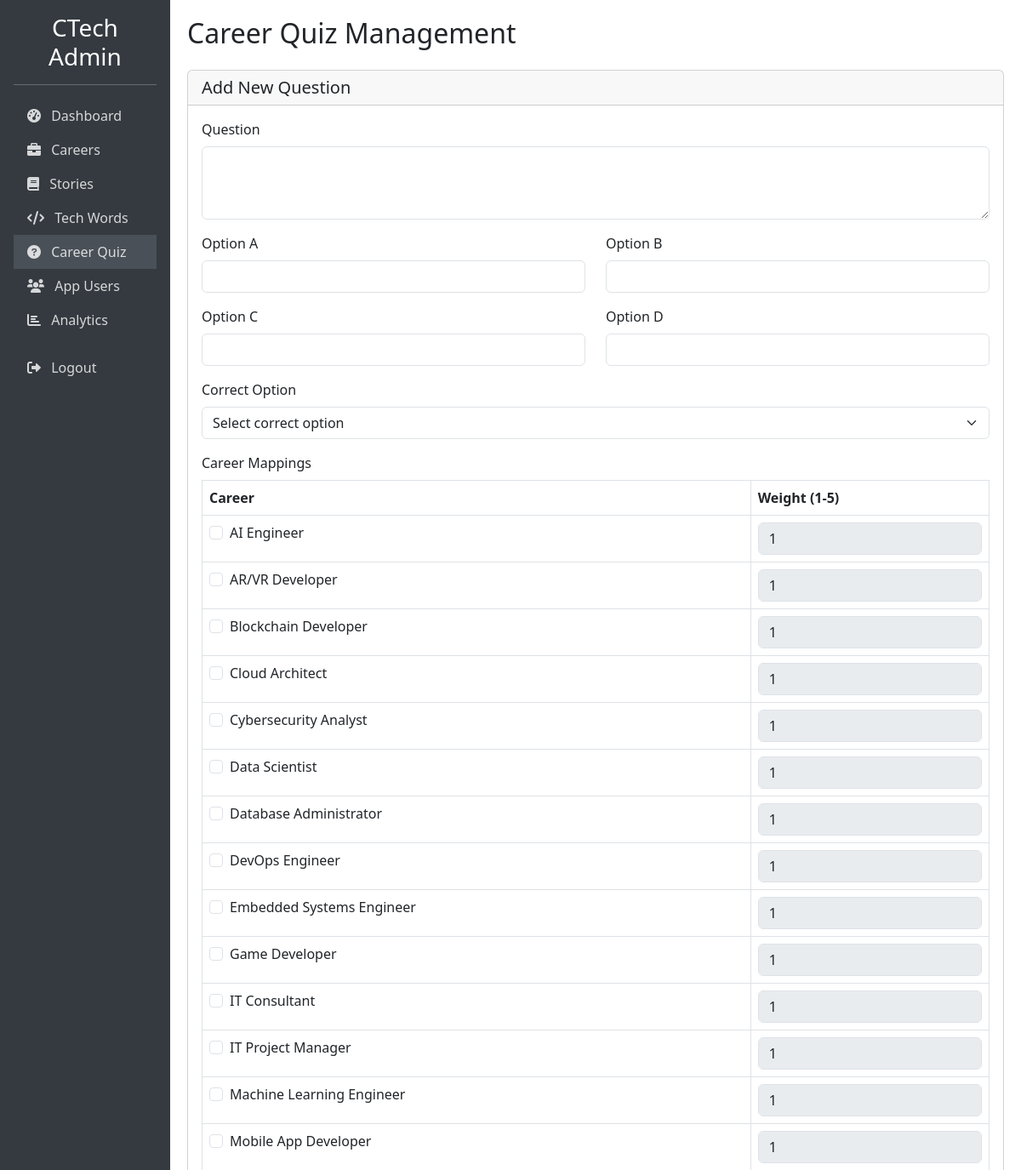
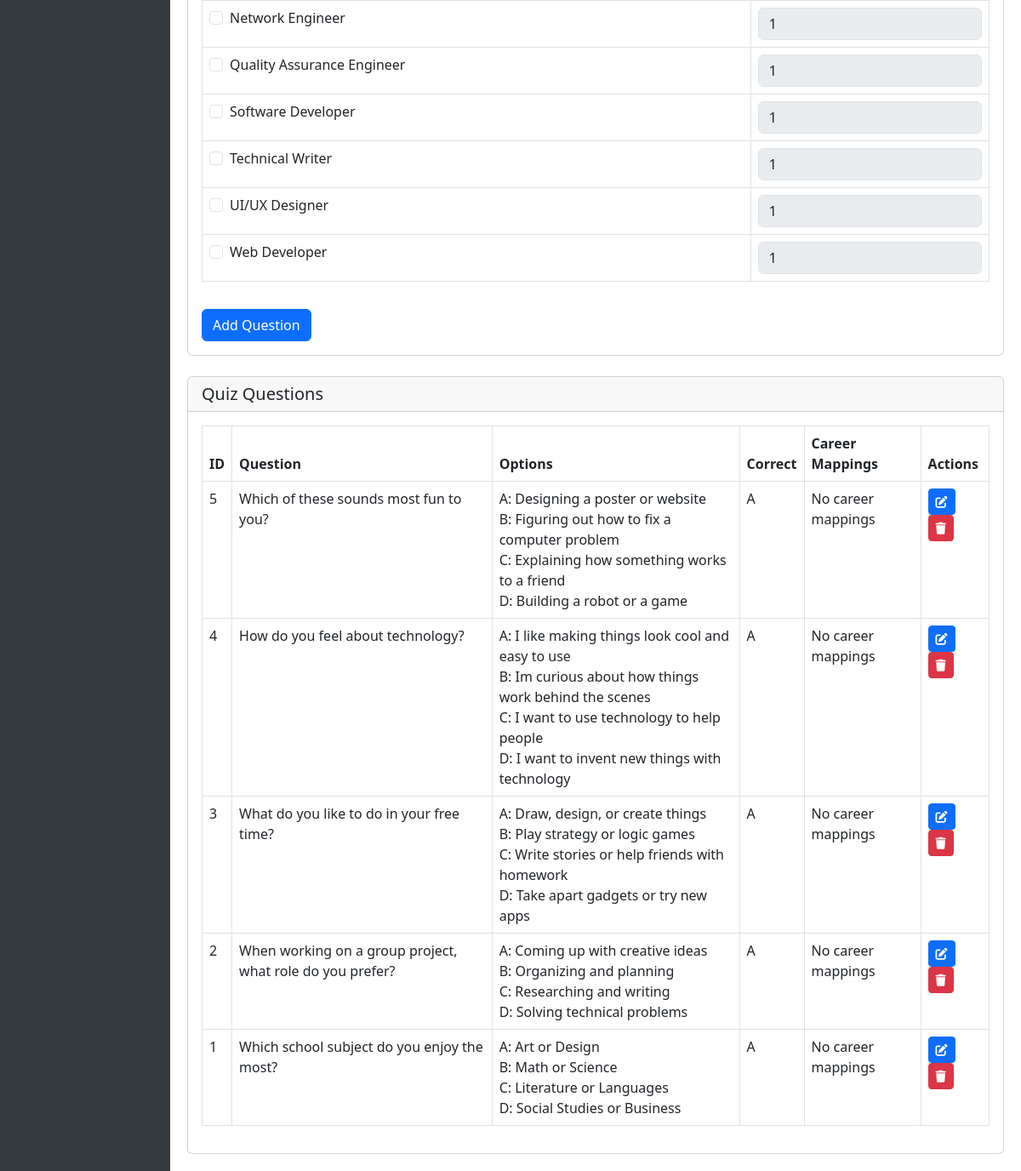
/quiz.php (signed in), run on the app's committed database (2 pictures, top to bottom).
### tables this page shows
CREATE TABLE career_profiles (
    id INT AUTO_INCREMENT PRIMARY KEY,
    title VARCHAR(255) NOT NULL,
    description TEXT NOT NULL,
    skills TEXT NOT NULL,
    education TEXT NOT NULL,
    salary_range VARCHAR(255) NOT NULL,
    job_outlook TEXT NOT NULL,
    created_at TIMESTAMP DEFAULT CURRENT_TIMESTAMP,
    updated_at TIMESTAMP DEFAULT CURRENT_TIMESTAMP ON UPDATE CURRENT_TIMESTAMP
);

CREATE TABLE quiz_questions (
    id INT AUTO_INCREMENT PRIMARY KEY,
    question TEXT NOT NULL,
    option_a VARCHAR(255) NOT NULL,
    option_b VARCHAR(255) NOT NULL,
    option_c VARCHAR(255) NOT NULL,
    option_d VARCHAR(255) NOT NULL,
    correct_option ENUM('A', 'B', 'C', 'D') NOT NULL,
    created_at TIMESTAMP DEFAULT CURRENT_TIMESTAMP
);

### quiz.php (the view, shortened to what this page needs)
<?php
require_once 'config.php';
$questions = [];
$result = $conn->query("SELECT * FROM quiz_questions ORDER BY id DESC");
if ($result) {
    while ($row = $result->fetch_assoc()) {
        $questions[] = $row;
    }
}
$careers = [];
$result = $conn->query("SELECT id, title FROM career_profiles ORDER BY title");
if ($result) {
    while ($row = $result->fetch_assoc()) {
        $careers[] = $row;
    }
}
$question_careers = [];
foreach ($questions as $question) {
    $question_careers[$question['id']] = [];
}
?>
<!DOCTYPE html>
<html lang="en">
<head>
    <link href="https://cdn.jsdelivr.net/npm/bootstrap@5.3.0/dist/css/bootstrap.min.css" rel="stylesheet">
    <link href="https://cdnjs.cloudflare.com/ajax/libs/font-awesome/6.0.0/css/all.min.css" rel="stylesheet">
</head>
<body>
    <div class="container-fluid">
        <div class="row">
            <div class="col-md-3 col-lg-2 px-0 sidebar">
                <div class="p-3">
                    <h3 class="text-center">CTech Admin</h3>
                    <hr>
                    <ul class="nav flex-column">
                        <li class="nav-item">
                            <a class="nav-link" href="index.php">
                                <i class="fas fa-tachometer-alt me-2"></i> Dashboard
                            </a>
                        </li>
                        <li class="nav-item">
                            <a class="nav-link" href="admin_careers.php">
                                <i class="fas fa-briefcase me-2"></i> Careers
                            </a>
                        </li>
                        <li class="nav-item">
                            <a class="nav-link" href="stories.php">
                                <i class="fas fa-book me-2"></i> Stories
                            </a>
                        </li>
                        <li class="nav-item">
                            <a class="nav-link" href="admin_tech_words.php">
                                <i class="fas fa-code me-2"></i> Tech Words
                            </a>
                        </li>
                        <li class="nav-item">
                            <a class="nav-link active" href="quiz.php">
                                <i class="fas fa-question-circle me-2"></i> Career Quiz
                            </a>
                        </li>
                        <li class="nav-item">
                            <a class="nav-link" href="app_users.php">
                                <i class="fas fa-users me-2"></i> App Users
                            </a>
                        </li>
                        <li class="nav-item">
                            <a class="nav-link" href="analytics.php">
                                <i class="fas fa-chart-bar me-2"></i> Analytics
                            </a>
                        </li>
                        <li class="nav-item mt-3">
                            <a class="nav-link" href="logout.php">
                                <i class="fas fa-sign-out-alt me-2"></i> Logout
                            </a>
                        </li>
                    </ul>
                </div>
            </div>
            <div class="col-md-9 col-lg-10 content">
                <h2 class="mb-4">Career Quiz Management</h2>
                <div class="card mb-4">
                    <div class="card-header">
                        <h5 class="mb-0">Add New Question</h5>
                    </div>
                    <div class="card-body">
                        <form method="POST" action="">
                            <div class="mb-3">
                                <label for="question" class="form-label">Question</label>
                                <textarea class="form-control" id="question" name="question" rows="3" required></textarea>
                            </div>
                            <div class="row mb-3">
                                <div class="col-md-6">
                                    <label for="option_a" class="form-label">Option A</label>
                                    <input type="text" class="form-control" id="option_a" name="option_a" required>
                                </div>
                                <div class="col-md-6">
                                    <label for="option_b" class="form-label">Option B</label>
                                    <input type="text" class="form-control" id="option_b" name="option_b" required>
                                </div>
                            </div>
                            <div class="row mb-3">
                                <div class="col-md-6">
                                    <label for="option_c" class="form-label">Option C</label>
                                    <input type="text" class="form-control" id="option_c" name="option_c" required>
                                </div>
                                <div class="col-md-6">
                                    <label for="option_d" class="form-label">Option D</label>
                                    <input type="text" class="form-control" id="option_d" name="option_d" required>
                                </div>
                            </div>
                            <div class="mb-3">
                                <label for="correct_option" class="form-label">Correct Option</label>
                                <select class="form-select" id="correct_option" name="correct_option" required>
                                    <option value="">Select correct option</option>
                                </select>
                            </div>
                            <div class="mb-3">
                                <label class="form-label">Career Mappings</label>
                                <div class="table-responsive">
                                    <table class="table table-bordered">
                                        <thead>
                                            <tr>
                                                <th>Career</th>
                                                <th>Weight (1-5)</th>
                                            </tr>
                                        </thead>
                                        <tbody>
                                            <?php foreach ($careers as $career): ?>
                                                <tr>
                                                    <td>
                                                        <div class="form-check">
                                                            <input class="form-check-input career-checkbox" type="checkbox" name="careers[]" value="<?php echo $career['id']; ?>" id="career_<?php echo $career['id']; ?>">
                                                            <label class="form-check-label" for="career_<?php echo $career['id']; ?>">
                                                                <?php echo htmlspecialchars($career['title']); ?>
                                                            </label>
                                                        </div>
                                                    </td>
                                                    <td>
                                                        <input type="number" class="form-control weight-input" name="weight_<?php echo $career['id']; ?>" value="1" min="1" max="5" disabled>
                                                    </td>
                                                </tr>
                                            <?php endforeach; ?>
                                        </tbody>
                                    </table>
                                </div>
                            </div>
                            <button type="submit" class="btn btn-primary">Add Question</button>
                        </form>
                    </div>
                </div>
                <div class="card">
                    <div class="card-header">
                        <h5 class="mb-0">Quiz Questions</h5>
                    </div>
                    <div class="card-body">
                        <?php if (empty($questions)): ?>
                            <p>No questions found. Add your first question above.</p>
                        <?php else: ?>
                            <div class="table-responsive">
                                <table class="table table-bordered">
                                    <thead>
                                        <tr>
                                            <th>ID</th>
                                            <th>Question</th>
                                            <th>Options</th>
                                            <th>Correct</th>
                                            <th>Career Mappings</th>
                                            <th>Actions</th>
                                        </tr>
                                    </thead>
                                    <tbody>
                                        <?php foreach ($questions as $question): ?>
                                            <tr>
                                                <td><?php echo $question['id']; ?></td>
                                                <td><?php echo htmlspecialchars($question['question']); ?></td>
                                                <td>
                                                    A: <?php echo htmlspecialchars($question['option_a']); ?><br>
                                                    B: <?php echo htmlspecialchars($question['option_b']); ?><br>
                                                    C: <?php echo htmlspecialchars($question['option_c']); ?><br>
                                                    D: <?php echo htmlspecialchars($question['option_d']); ?>
                                                </td>
                                                <td><?php echo $question['correct_option']; ?></td>
                                                <td>
                                                    <?php
                                                    if (isset($question_careers[$question['id']]) && !empty($question_careers[$question['id']])) {
                                                        foreach ($question_careers[$question['id']] as $career_id => $weight) {
                                                            foreach ($careers as $career) {
                                                                if ($career['id'] == $career_id) {
                                                                    echo htmlspecialchars($career['title']) . ' (Weight: ' . $weight . ')<br>';
                                                                    break;
                                                                }
                                                            }
                                                        }
                                                    } else {
                                                        echo 'No career mappings';
                                                    }
                                                    ?>
                                                </td>
                                                <td>
                                                    <button type="button" class="btn btn-sm btn-primary edit-question" data-id="<?php echo $question['id']; ?>">
                                                        <i class="fas fa-edit"></i>
                                                    </button>
                                                    <form method="POST" action="" class="d-inline" onsubmit="return confirm('Are you sure you want to delete this question?');">
                                                        <button type="submit" class="btn btn-sm btn-danger">
                                                            <i class="fas fa-trash"></i>
                                                        </button>
                                                    </form>
                                                </td>
                                            </tr>
                                        <?php endforeach; ?>
                                    </tbody>
                                </table>
                            </div>
                        <?php endif; ?>
                    </div>
                </div>
            </div>
        </div>
    </div>
</body>
</html>

### quiz.php (style rules this page uses)
.sidebar { min-height: 100vh; background-color: #343a40; color: white; }
.sidebar a { color: rgba(255, 255, 255, 0.8); text-decoration: none; }
.content { padding: 20px; }
.nav-link.active { background-color: #495057; }

### data on the page
career_profiles: title "AI Engineer"
career_profiles: title "AR/VR Developer"
career_profiles: title "Blockchain Developer"
career_profiles: title "Cloud Architect"
career_profiles: title "Cybersecurity Analyst"
career_profiles: title "Data Scientist"
career_profiles: title "Database Administrator"
career_profiles: title "DevOps Engineer"
career_profiles: title "Embedded Systems Engineer"
career_profiles: title "Game Developer"
career_profiles: title "IT Consultant"
career_profiles: title "IT Project Manager"
career_profiles: title "Machine Learning Engineer"
career_profiles: title "Mobile App Developer"
career_profiles: title "Network Engineer"
career_profiles: title "Quality Assurance Engineer"
career_profiles: title "Software Developer", id "1"
career_profiles: title "Technical Writer"
career_profiles: title "UI/UX Designer"
career_profiles: title "Web Developer"
quiz_questions: id "5", question "Which of these sounds most fun to you?", option_a "Designing a poster or website", option_b "Figuring out how to fix a computer problem", option_c "Explaining how something works to a friend", option_d "Building a robot or a game", correct_option "A", shows "No career mappings"
quiz_questions: id "4", question "How do you feel about technology?", option_a "I like making things look cool and easy to use", option_b "Im curious about how things work behind the scenes", option_c "I want to use technology to help people", option_d "I want to invent new things with technology", correct_option "A", shows "No career mappings"
quiz_questions: id "3", question "What do you like to do in your free time?", option_a "Draw, design, or create things", option_b "Play strategy or logic games", option_c "Write stories or help friends with homework", option_d "Take apart gadgets or try new apps", correct_option "A", shows "No career mappings"
quiz_questions: id "2", question "When working on a group project, what role do you prefer?", option_a "Coming up with creative ideas", option_b "Organizing and planning", option_c "Researching and writing", option_d "Solving technical problems", correct_option "A", shows "No career mappings"
quiz_questions: id "1", question "Which school subject do you enjoy the most?", option_a "Art or Design", option_b "Math or Science", option_c "Literature or Languages", option_d "Social Studies or Business", correct_option "A", shows "No career mappings"
